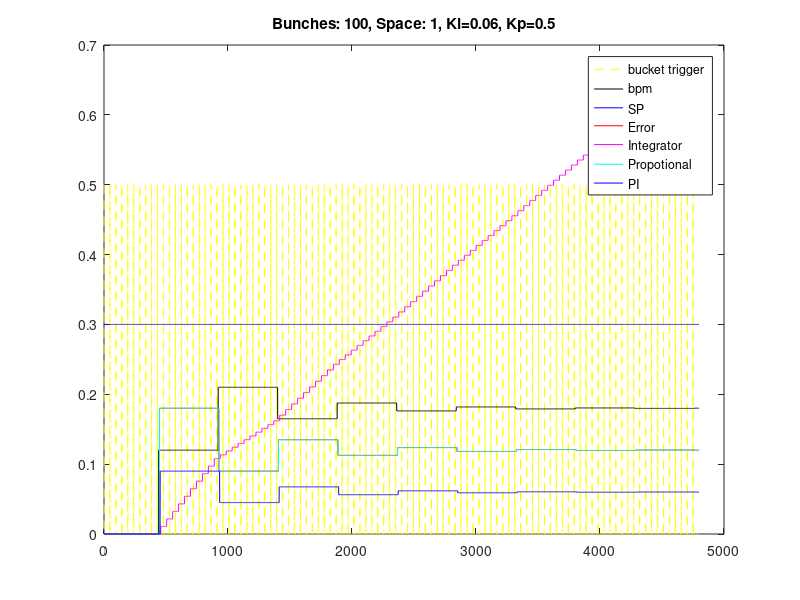

This chart was generated by the following MATLAB code:
clear all

B=100;                 % number of bunches
BS=1;                 % bunch spacing
FB_DEL=9;             % feedback delay in buckets
BPM_SMP_DEL=10;       % bpm valid delay with respect to bucket trigger
ERR_CMP=6;            % error computation time
ACC_CMP=11;           % integrator computation time
PI_CMP=6;             % P+I computation time
tb=48;                % samples per bucket
smp = tb*B ;          % all simulation samples
t=0:smp-1;            % time domain vector
Kp=0.5;               % P gain
Ki=0.06;             % I gain
FB_ON=1;              % enable feedback

bkt_trg = zeros(1, smp);
bkt_trg(1:tb:end) = 0.5;
bpm = zeros(3, smp);  % 1 - position, 2 - bucket trigger, 3 - bunch trigger
bpm(1,:) = linspace(0.12, 0.12, smp);% + 0.01.*rand(1,B-FB_DEL);
bpm(1,1:FB_DEL*tb+BPM_SMP_DEL-1) = 0;% + 0.01.*rand(1,B-FB_DEL);
bpm(3,FB_DEL*tb+BPM_SMP_DEL:tb*BS:end) = 1;% + 0.01.*rand(1,B-FB_DEL);

err = zeros(2, smp); % 1 - error value, 2 - error valid
err(2,FB_DEL*tb+BPM_SMP_DEL+ERR_CMP:tb*BS:end) = 1;

acc = zeros(2, smp); % 1 - acc value, 2 - acc valid
acc(2,FB_DEL*tb+BPM_SMP_DEL+ERR_CMP+ACC_CMP:tb:end) = 1;

p = zeros(3, smp); % 1 - values, 2 - counter, 3 - trigger
%p = ones(1, smp); % 1 - values, 2 - counter, 3 - trigger
p(3,FB_DEL*tb+BPM_SMP_DEL+ERR_CMP+1:tb:end) = 1; 

it = zeros(1, smp); % 1 - values, 2 - counter, 3 - trigger

pi = zeros(2, smp); % 1 - values, 2 - counter, 3 - trigger
pi(2,FB_DEL*tb+BPM_SMP_DEL+ERR_CMP+PI_CMP:tb:end) = 1; 

sp = 0.3*ones(1, smp);
fb_k = zeros(2, smp);
fb_i = zeros(2, smp);

for b=1:B   % for each bucket
  for s=1:tb   % for each sample in the bucket
    i =  (b-1)*tb + s;
    % bpm position - repeat the received sample 48 samples * BS
    if bpm(3,i) % bpm valid
      if FB_ON
        if i-tb*(FB_DEL) > 0
          bpm(1,i:i+BS*tb-1) = bpm(1, i)+pi(1,i-tb*(FB_DEL));
        end
      else
        bpm(1,i:i+BS*tb-1) = bpm(1, i);
      end
    end 
    % calculate error
    if err(2,i)
      err(1, i:i+BS*tb-1) = sp(i) - bpm(1,i);
    end
    % calculate integrator
    if acc(2,i)
      acc(1, i:i+BS*tb-1) = acc(1, i-1) + Ki*err(1,i);
    end
    % feedback gate
    if p(3, i)
      p(1, i:i+tb-1) = err(1, i-1);
      if p(2, i-1) == 1
        p(2, i:i+tb-1) = FB_DEL-1;
      else
        p(2, i:i+tb-1) = p(2,i-1)-1;
      end
      if p(2, i-1) == 1
        it(1, (i+tb):i+tb*(FB_DEL+1)-1) = acc(1,i);
      end 
    end
    if pi(2, i)
        pi(1, i:i+tb*(FB_DEL-1)) = Kp*(p(1, i) + it(1, i));      
    end
    
    
    % feedback i
    if bkt_trg(i) 
    end 
    % feedback k
    if bkt_trg(i) 
    %  fb_k(1, i+FB_K_CMP) = Ki*err(1,i);
    %  fb_k(2, i+FB_K_CMP) = 1;
    else
    %  fb_k(1, i+FB_K_CMP) = fb_k(1, i+FB_K_CMP-1);
    end
  end
end

% cut too much samples
err = err(:, 1:smp);
fb_k = fb_k(:, 1:smp);

% plots 
figure(1)
clf
plot(t, bkt_trg, 'y--') % plot trigger
hold on
plot(t, bpm(1,1:smp), 'k')
plot(t, sp, 'b') % plot sp
plot(t, err(1,1:smp), 'r')
plot(t, acc(1,1:smp), 'm')
plot(t, p(1,1:smp), 'c')
plot(t, pi(1,1:smp), 'b')
%plot(t, p(2,1:smp)./100, 'k')

legend('bucket trigger', 'bpm', 'SP', 'Error', 'Integrator', 'Propotional', 'PI')
title(['Bunches: ' num2str(B) ', Space: ' num2str(BS) ', Ki=' num2str(Ki) ', Kp=' num2str(Kp)])